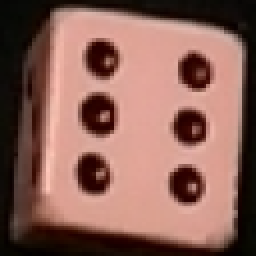
#> input picture DataSet/prueba.png, 128 x 128 px, given in place of the camera (shown 2 times larger)
$ python ShapeDetection.py
#> lines starting #> are read from the running program, lines starting #| are printed output that depends on the picture; after the words box and inside, x2 and y2 are one past the last pixel; in counts of white or black regions, pixels touching at a corner belong together
#> further down, frame is the input picture: shape (128, 128, 3); mean B, G, R 87.8, 97.6, 138.3
#Author: Camilo Vargas

import cv2
import numpy as np

nameWindow="Calculadora"
def nothing(x):
    pass
def constructorVentana():
    cv2.namedWindow(nameWindow)
    cv2.createTrackbar("min",nameWindow,0,255,nothing)
    cv2.createTrackbar("max", nameWindow, 100, 255, nothing)
    cv2.createTrackbar("kernel", nameWindow, 1, 100, nothing)
    cv2.createTrackbar("areaMin", nameWindow, 500, 10000, nothing)

def calcularAreas(figuras):
    areas=[]
    for figuraActual in figuras:
        areas.append(cv2.contourArea(figuraActual))
    return areas

def detectarFigura(imagenOriginal):
    imagenGris=cv2.cvtColor(imagenOriginal,cv2.COLOR_BGR2GRAY)
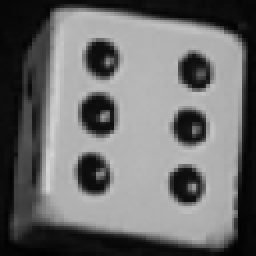
#> imagenGris: shape (128, 128) (shown 2 times larger); min 1, max 214, mean 108.6
    cv2.imshow("Gris", imagenGris)
    min = cv2.getTrackbarPos("min", nameWindow)
    max = cv2.getTrackbarPos("max", nameWindow)
    bordes = cv2.Canny(imagenGris, min, max)
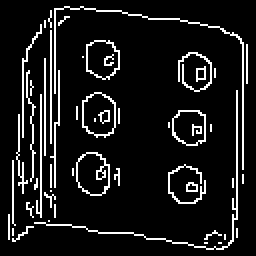
#> bordes: shape (128, 128) (shown 2 times larger); 9.8% white in thin lines or dots, all inside (x1, y1, x2, y2) = (4, 3, 124, 125)
    tamañoKernel = cv2.getTrackbarPos("kernel", nameWindow)
    kernel = np.ones((tamañoKernel, tamañoKernel), np.uint8)
    bordes = cv2.dilate(bordes, kernel)
    figuras, jerarquia = cv2.findContours(bordes, cv2.RETR_TREE, cv2.CHAIN_APPROX_SIMPLE)
#> figuras = 60 contours, 50 with area under 20; largest, box (x1, y1, x2, y2) and area: (41, 46, 58, 69) 294, (38, 76, 55, 98) 281, (41, 46, 58, 68) 280, (38, 76, 55, 98) 256, (43, 20, 60, 40) 251; jerarquia = 60 rows, first 6: [1, -1, -1, -1], [2, 0, -1, -1], [3, 1, -1, -1], [4, 2, -1, -1], [5, 3, -1, -1], [6, 4, -1, -1]
    areas = calcularAreas(figuras)
#> the loop in calcularAreas, `for figuraActual in figuras:` made 60 passes
#> figuraActual on passes 1, 2, 3, 5, 6, 8, 9, 10, 13, 16, 18, 20: [[109, 121], [110, 121]], [[102, 121], [103, 121]], [[112, 117], [112, 119]], [[118, 114], [118, 118]], [[6, 114], [6, 117]], [[24, 110]], [[4, 107], [4, 119]], [[27, 102], [27, 108]], [[25, 95]], [[116, 89], [116, 93]], [[121, 87], [121, 91]], [[36, 84], [36, 87]]
#> after the loop in calcularAreas, `for figuraActual in figuras:`: areas = 60 values, max 293.5 at index 35, min 0 at index 0, mean 37.83
    i = 0
    areaMin = cv2.getTrackbarPos("areaMin", nameWindow)
#> areaMin = 500
    c=0
    for figuraActual in figuras:
        if areas[i] >= areaMin:
            # Coordenadas vértices
            vertices = cv2.approxPolyDP(figuraActual, 0.05 * cv2.arcLength(figuraActual, True), True)
            if len(vertices) == 3:
                print("Triangulo")
                mensaje = "Triangulo"
                cv2.drawContours(imagenOriginal, [figuraActual], 0, (0, 0, 255), 2)
                M=cv2.moments(figuraActual)
                if M['m00']!=0:
                    cx= int(M['m10']/M['m00'])
                    cy= int(M['m01']/M['m00'])
                    cv2.putText(imagenOriginal, mensaje, org=(cx,cy),fontFace= cv2.FONT_HERSHEY_SIMPLEX, fontScale=1, color=(0,0,0),thickness=2, lineType=cv2.LINE_AA)
            elif len(vertices) == 4:
                print("Cadrado")
                mensaje = "Cuadrado"
                cv2.drawContours(imagenOriginal, [figuraActual], 0, (0, 0, 255), 2)
                M=cv2.moments(figuraActual)
                if M['m00']!=0:
                    cx= int(M['m10']/M['m00'])
                    cy= int(M['m01']/M['m00'])
                    cv2.putText(imagenOriginal, mensaje, org=(cx,cy),fontFace= cv2.FONT_HERSHEY_SIMPLEX, fontScale=1, color=(0,0,0),thickness=2, lineType=cv2.LINE_AA)
            elif len(vertices) == 5:
                print("Pentagono")
                mensaje = "Pentagono"
                cv2.drawContours(imagenOriginal, [figuraActual], 0, (0, 0, 255), 2)
                M=cv2.moments(figuraActual)
                if M['m00']!=0:
                    cx= int(M['m10']/M['m00'])
                    cy= int(M['m01']/M['m00'])
                    cv2.putText(imagenOriginal, mensaje, org=(cx,cy),fontFace= cv2.FONT_HERSHEY_SIMPLEX, fontScale=1, color=(0,0,0),thickness=2, lineType=cv2.LINE_AA)
        i = i + 1
#> this loop made 60 passes
#> after the loop, i = 60

video=cv2.VideoCapture(0)
constructorVentana()
while True:
    _,frame=video.read()
    detectarFigura(frame)
    cv2.imshow("Imagen",frame)


    k=cv2.waitKey(5) & 0xFF
#> (key Esc is pressed here)
    if k==27:
        break
video.release()
cv2.destroyAllWindows()
